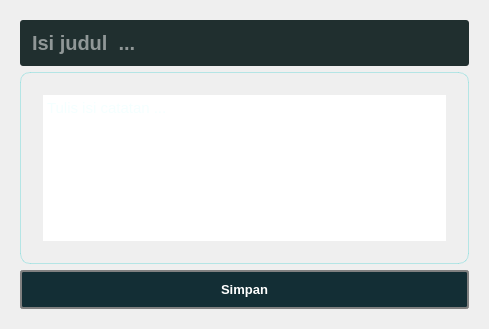
              <widget class="QWidget" name="page_Main_Catatan">
               <layout class="QVBoxLayout" name="verticalLayout_40">
                <item>
                 <widget class="QWidget" name="widget_Main_Catatan" native="true">
                  <property name="minimumSize">
                   <size>
                    <width>467</width>
                    <height>0</height>
                   </size>
                  </property>
                  <property name="styleSheet">
                   <string notr="true">QWidget{
}</string>
                  </property>
                  <layout class="QVBoxLayout" name="verticalLayout_13">
                   <item>
                    <widget class="QLineEdit" name="judul_input">
                     <property name="styleSheet">
                      <string notr="true">QLineEdit{
   background-color:#202f2f;
   padding:10px;
   font-size:20px;
	font-family: &quot;Century Gothic&quot;;
   font-weight:bold;
   border-radius:3px;
   color:white;
}</string>
                     </property>
                     <property name="placeholderText">
                      <string>Isi judul  ...</string>
                     </property>
                    </widget>
                   </item>
                   <item>
                    <widget class="QTextEdit" name="editor">
                     <property name="styleSheet">
                      <string notr="true">QTextEdit {
    background: qlineargradient(
        x2:0, y1:1,
        x2:1, y2:1,
        stop:0 #040e0f,
        stop:1 #054247
    );
    padding: 22px;
    font-family: &quot;Century Gothic&quot;;
    font-size: 15px;
    color: #E9FFFF;

    border-radius: 10px;
    border: 1px solid rgba(0,200,200,0.25);

    selection-background-color: rgba(0,255,200,0.3);
    selection-color: black;
}
</string>
                     </property>
                     <property name="placeholderText">
                      <string>Tulis isi catatan ...</string>
                     </property>
                    </widget>
                   </item>
                   <item>
                    <layout class="QHBoxLayout" name="horizontalLayout_19">
                     <item>
                      <widget class="QPushButton" name="btn_Simpan_Catatan_dan_edit">
                       <property name="styleSheet">
                        <string notr="true">            QPushButton{
                    background-color:rgb(19, 46, 53);
                    border-radius:3px;
                    color :White;
                    font-weight:bold;
                    font-size:13px;
                    padding: 10px;
                    border: 2px solid Gray;

            }
            QPushButton:hover{
                    background-color:#0D1F23;
                    border-color: rgb(76, 255, 228);
                    font-size:18px;
            }</string>
                       </property>
                       <property name="text">
                        <string>Simpan</string>
                       </property>
                      </widget>
                     </item>
                    </layout>
                   </item>
                  </layout>
                 </widget>
                </item>
               </layout>
              </widget>
